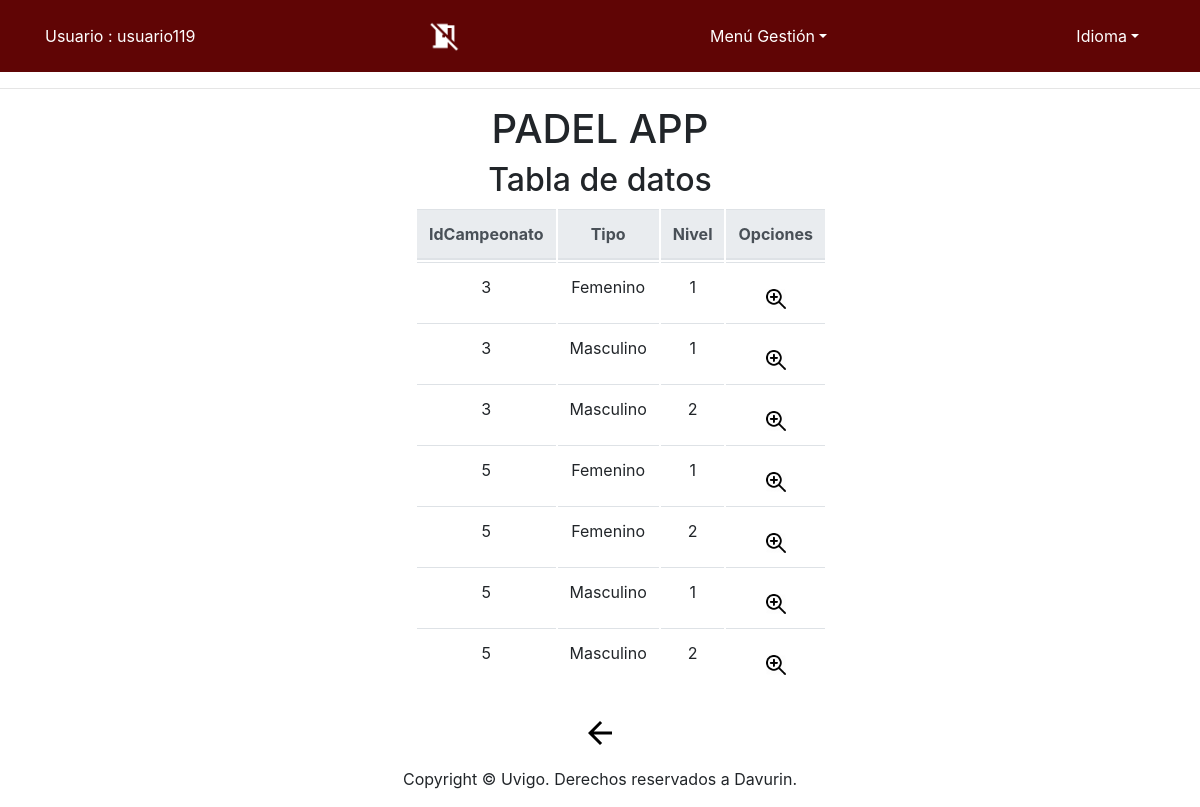
The page /app/Controllers/CATEGORIA_CONTROLLER.php (signed in) on the database as committed earlier.
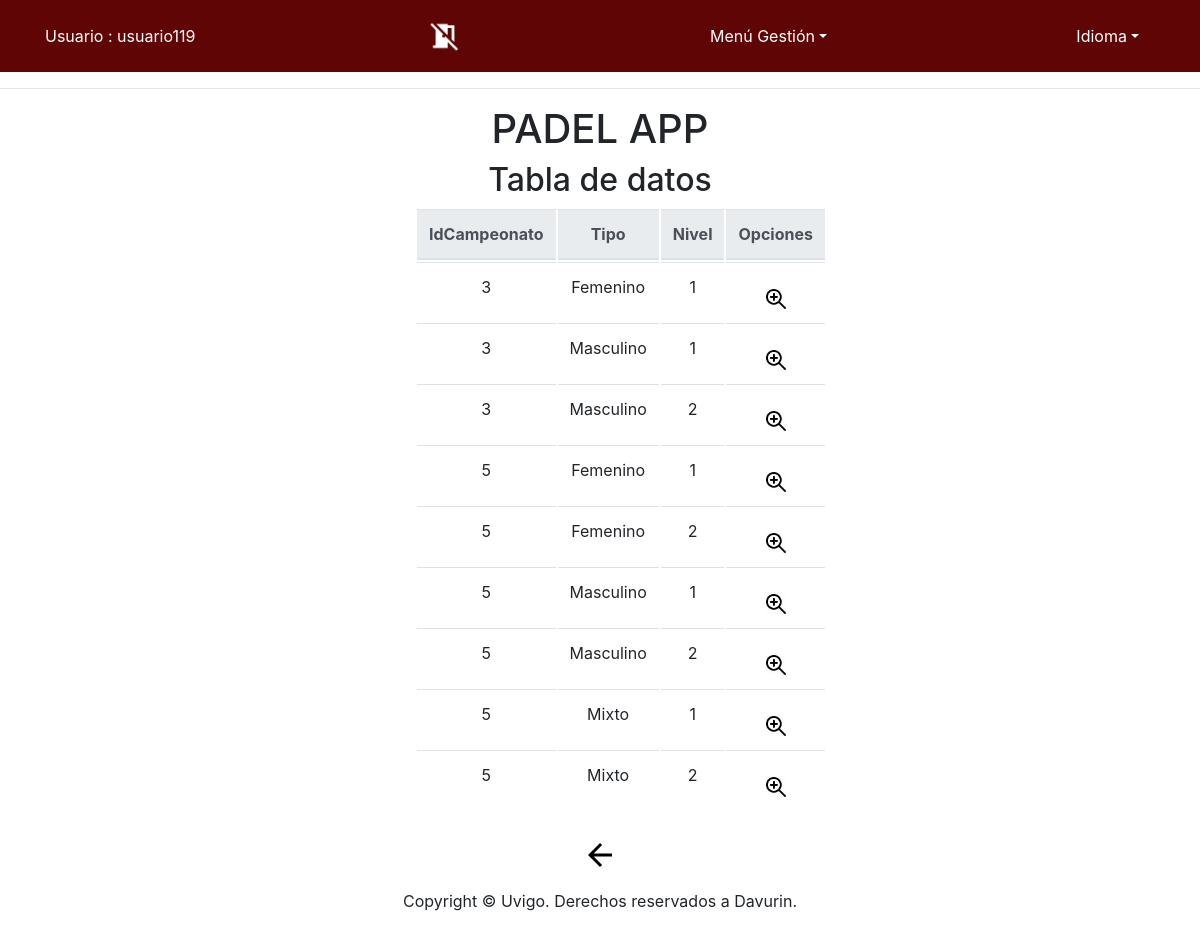
The same page on the database as committed later.
### tables this page shows
CREATE TABLE IF NOT EXISTS `Categoria` (
  `IdCampeonato` INT NOT NULL,
  `Tipo` VARCHAR(10) NOT NULL,
  `Nivel` INT NOT NULL,
  PRIMARY KEY (`IdCampeonato`, `Tipo`, `Nivel`),
  INDEX `fk_Campeonato_has_Categoria_idx` (`IdCampeonato` ASC) ,
  CONSTRAINT `fk_Campeonato_has_Categoria_idx`
    FOREIGN KEY (`IdCampeonato`)
    REFERENCES `Campeonato` (`IdCampeonato`)
    ON DELETE NO ACTION
    ON UPDATE NO ACTION);

### app/Functions/Authentication.php (called while the page is built)
<?php
function IsAuthenticated(){
	if (!isset($_SESSION['login']) && !isset($_SESSION['tipo'])){
		return false;
	}
	else{
		return true;
	}
}
?>

### app/Models/CATEGORIA_MODEL.php (called while the page is built, shortened)
<?php
class CATEGORIA_MODEL{
	var $IdCampeonato;
    var $Tipo;
	var $Nivel;
	var $mysqli;
	function __construct($IdCampeonato,$Tipo,$Nivel) {
		$this->IdCampeonato = $IdCampeonato;
		$this->Tipo = $Tipo;
		$this->Nivel = $Nivel;
		include_once '../Functions/BdAdmin.php';
		$this->mysqli = ConectarBD();
	}
	function SEARCH() {
		$sql = "select Cat.IdCampeonato as IdCampeonato,
					Cat.Tipo as Tipo,
					Cat.Nivel as Nivel,
					Cam.FechaIni as FechaIni,
					Cam.FechaFin as FechaFin,
					Cam.HoraIni as HoraIni,
					Cam.HoraFin as HoraFin,
					(select count(numPareja)  from Pareja where  IdCampeonato = Cat.IdCampeonato  && Tipo = Cat.Tipo  && Nivel LIKE Cat.Nivel) as numInscritos
       			from CATEGORIA Cat, CAMPEONATO Cam
    			where
    				(
					(BINARY Cat.IdCampeonato LIKE '%$this->IdCampeonato%') &&
					(BINARY Cat.Tipo LIKE '%$this->Tipo%') &&
					(BINARY Cat.Nivel LIKE '%$this->Nivel%')
					&& (Cat.IdCampeonato = Cam.IdCampeonato))
    				";
		if ( !( $resultado = $this->mysqli->query( $sql ) ) ) {
			return 'Error en la consulta sobre la base de datos';
		} else {
			return $resultado;
		}
	}
 	}
?>

### app/Functions/BdAdmin.php (called while the page is built, shortened)
<?php
function ConectarBD()
{
	    $mysqli = new mysqli("localhost", "user", "pass", "abpbase");
		return $mysqli;
}
?>

### app/Views/CATEGORIA/CATEGORIA_SHOWALL_View.php (the view, shortened to what this page needs)
<?php
class CATEGORIA_SHOWALL {
	function __construct( $lista, $datos) {
		$this->lista = $lista;
		$this->datos = $datos;
		$this->render($this->lista,$this->datos);
	}
	function render($lista,$datos){
		$this->datos = $datos;
	include '../Views/Header.php';
?>
		<div class="seccion" align="center">
			<h2>
				<?php echo $strings['Tabla de datos'];?>
			</h2>
			<div class="col-md-4" style="text-align: center">
			<table class="table">
				<thead class="thead-light">
				<tr>
<?php
					foreach ( $lista as $atributo ) {
?>
					<th>
						<?php echo $strings[$atributo]?>
					</th>
<?php
					}
?>
					<th colspan="2" >
						<?php echo $strings['Opciones']?>
					</th>
				</tr>
<?php
				while ( $fila = mysqli_fetch_array( $this->datos ) ) {
?>
				<tr>
<?php
					foreach ( $lista as $atributo ) {
?>
					<td>
<?php
							echo $fila[ $atributo ];
?>
					</td>
<?php
					}
?>
					<td>
						<form action="../Controllers/CATEGORIA_CONTROLLER.php" method="get" style="display:inline" >
								<button id ="buttonBien" type="submit" name="action" value="SHOWCURRENT" ><img src="../Views/icon/verdetalles_2.jpg" alt="<?php echo $strings['Ver en detalle']?>" width="20" height="20"/></button>
						</form>
				</tr>
<?php
				}
?>
			</thead>
			</table>
			<form action='../Controllers/USUARIO_CONTROLLER.php' method="get">
				<button id ="buttonBien" type="submit"><img src="../Views/icon/back_big2.png" alt="<?php echo $strings['Atras']?>" /></button>
			</form>
			</div>
		</div>
<?php
		include '../Views/Footer.php';
		}
		}
?>

### app/Controllers/CATEGORIA_CONTROLLER.php (shortened to what this page needs)
<?php
include '../Functions/Authentication.php';
include '../Models/CAMPEONATO_MODEL.php';
include '../Models/CATEGORIA_MODEL.php';
include '../Views/CATEGORIA/CATEGORIA_SHOWALL_View.php';
switch ( $_REQUEST[ 'action' ] ) {
	default:
		if($_SESSION['tipo'] == 'Deportista'){
			$CATEGORIA= new CATEGORIA_MODEL( '', '', '');
			$datos = $CATEGORIA->SEARCH();
			$lista = array( 'IdCampeonato','Tipo','Nivel');
			new CATEGORIA_SHOWALL( $lista, $datos);
		}else{
			new USUARIO_DEFAULT();
		}
}
?>

### app/Views/Header.php (shortened to what this page needs)
<?php
	include_once '../Functions/Authentication.php';
?>
<!doctype html>
<html lang="es">
  <head>
	<link rel="stylesheet" type="text/css" media="screen" href="../Views/css/bootstrap-4.0.0.css" hreflang="es">
	<link rel="stylesheet" type="text/css" media="screen" href="../Views/js/tcal/tcal.css" hreflang="es">
	  <link rel="stylesheet" type="text/css" href="https://cdn.datatables.net/1.10.19/css/jquery.dataTables.css">
	  <link rel="stylesheet" type="text/css" href="https://cdn.datatables.net/1.10.19/css/jquery.dataTables.min.css">
		<link rel="stylesheet" href="http://code.jquery.com/ui/1.11.4/themes/smoothness/jquery-ui.css">
  </head>
  <body>
	  <header>
    <nav class="navbar navbar-expand-lg navbar-dark bg-dark">
      <div class="container">
		<?php	if (IsAuthenticated()){  ?>
		<p style="color: white"><?php 	echo $strings['Usuario'] . ' : ' . $_SESSION['login'] . '<br>'; ?></p>
              <a class="nav-link disabled" href="../Functions/Desconectar.php" alt="<?php echo $strings['Desconectarse']?>"/>
              <img src="../Views/icon/desconectarse_big.png" width="32" height="32" alt="<?php echo $strings['Desconectarse']?>" style="float:right;">
<?php
	}
?>
	<?php if (isset($_SESSION['login']) & isset($_SESSION['tipo'])) {
 ?>
		<li class="nav-item dropdown" style="display: block">
			<a class="nav-link dropdown-toggle" style="color: white" href="<?php echo $strings['menuGestion']; ?>" id="navbarDropdown" role="button" data-toggle="dropdown" aria-haspopup="true" aria-expanded="false"><?php echo $strings['menuGestion']; ?></a>
				<?php if(isset($_SESSION['login']) & isset($_SESSION['tipo'])) {  ?>
					<?php if($_SESSION['tipo'] == 'Deportista'){ ?>
							<div class="dropdown-divider"></div>
								<button id ="buttonBien" type="submit"  name="insCampeonato"><a class="dropdown-item" href="../Controllers/CATEGORIA_CONTROLLER.php" /><?php echo $strings['Inscribirse en campeonato'] ?></a></button>
              	<?php } } }?>
            </li>
            <li class="nav-item dropdown" style="display: block">
			<form name='idiomform' action="../Functions/CambioIdioma.php" method="post">
              <a class="nav-link dropdown-toggle" style="color: white" href="<?php echo $strings['idioma']; ?>" id="navbarDropdown" role="button" data-toggle="dropdown" aria-haspopup="true" aria-expanded="false"><?php echo $strings['idioma']; ?></a>
			</form>
            </li>
        </div>
</nav>
	  <hr>
	  	<div align="center" class="titulo"><h1>PADEL APP</h1></div>
	</header>

### app/Views/Footer.php (shortened to what this page needs)
	<footer class="text-center" align="fixed" >
      <div class="container">
        <div class="row">
          <div class="col-12">
            <p>Copyright © Uvigo. Derechos reservados a Davurin.</p>
          </div>
        </div>
      </div>
	</footer>
  </body>
</html>

Rows that differ between the two databases and show on the page:
added categoria: IdCampeonato "5", Tipo "Mixto", Nivel "1"
added categoria: IdCampeonato "5", Tipo "Mixto", Nivel "2"
